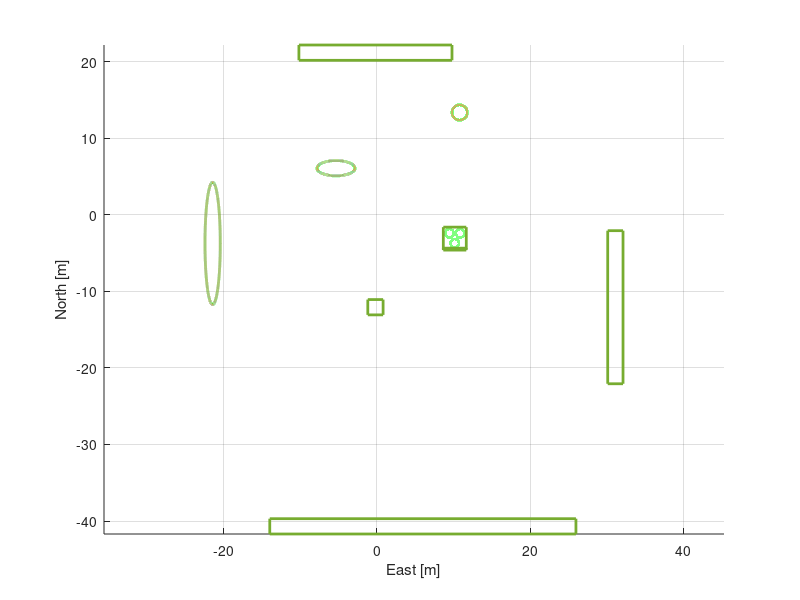

The MATLAB source for this figure:
function [fig, h, h_text] = plotMapSim(fig)
if ~exist('fig', 'var')
    fig = figure();
else
    figure(fig);
end
hold on;

% red = [0.635000000000000 0.0780000000000000 0.184000000000000];
% blue = [0 0.447000000000000 0.741000000000000];
% orange = [0.850000000000000 0.325000000000000 0.0980000000000000];
% yellow = [0.929000000000000 0.694000000000000 0.125000000000000];
% purple = [0.494000000000000 0.184000000000000 0.556000000000000];
green = [0.466000000000000 0.674000000000000 0.188000000000000];
% lightblue = [0.301000000000000 0.745000000000000 0.933000000000000];
% lightorange = [255, 178, 102]./255;
% 
% west_ellipse = [35 34 112]/255;
% north_square = [100, 97, 100]/255;
% north_ellipse = [8 93 68]/255;
% north_circle = [105 55 174]/255;
% south_square = [156 97 15]/255;
% south_rect = [125 32 22]/255;
% west_rect = [125 32 56]/255;
% xt_color = [124 119 5]/255;



square = [-.5, -.5; .5, -.5; .5, .5; -.5, .5; -.5, -.5];


shapes{1} = ones(5, 1).*[-0.20295, -12.06624] + [2 2].*square;
shapes{end+1} = ones(5, 1).*[31.14198, -12.06624] + [2 20].*square;
shapes{end+1} = ones(5, 1).*[5.99079, -40.69405] + [40, 2].*square;
shapes{end+1} = ones(5, 1).*[-0.20295, 21.19193] + [20, 2].*square;

% cube5 = ones(5, 1).*[10.16381, -3.10354] + [3, 3].*square;


t=-pi:0.001:pi;

% shapes{end+1} = [10.80412, 13.37201] + [2*cos(t'), 2*sin(t')];
% shapes{end+1} = [-5.35571, 6.09444] + [2*2.488*cos(t'), 2*sin(t')];
% shapes{end+1} = [-21.47458, -3.72886] + [2*cos(t'), 16*sin(t')];
shapes{end+1} = [10.80412, 13.37201] + [1*cos(t'), 1*sin(t')];
shapes{end+1} = [-5.35571, 6.09444] + [1*2.488*cos(t'), 1*sin(t')];
shapes{end+1} = [-21.47458, -3.72886] + [1*cos(t'), 8*sin(t')];

shapes{end+1} = [10.16381-.7, -3.10354+.7] + [0.55*cos(t'), 0.55*sin(t')];
shapes{end+1} = [10.16381+.7, -3.10354+.7] + [0.55*cos(t'), 0.55*sin(t')];
shapes{end+1} = [10.16381, -3.10354-.6] + [0.55*cos(t'), 0.55*sin(t')];
shapes{end+1} = ones(5, 1).*[10.16381, -4.4] + [3, 0.1].*square;
shapes{end+1} = [10.16381, -3.10354] + [3, 3].*square;

for i=1:length(shapes)
    h = plot([shapes{i}(:, 1); shapes{i}(1, 1)], [shapes{i}(:, 2); shapes{i}(1, 2)], 'LineWidth', 2, 'Color', green);
end
h_text = 'Installation Line';
hold on
axis equal, grid on
xlabel('East [m]');
ylabel('North [m]');
end

